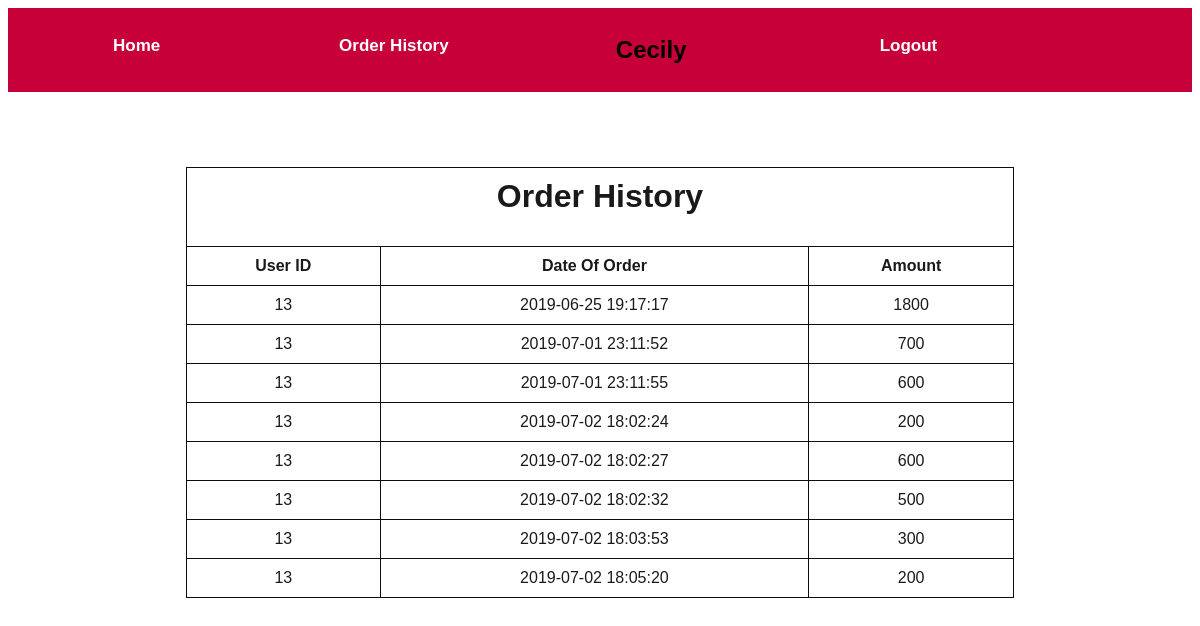
The app's page /orderHistory.php (signed in) with its own data.
### tables this page shows
CREATE TABLE `orders` (
  `id` int(100) NOT NULL,
  `user_id` int(100) NOT NULL,
  `date_created` datetime NOT NULL DEFAULT CURRENT_TIMESTAMP,
  `amount` varchar(100) NOT NULL,
  `status` varchar(100) NOT NULL DEFAULT '0'
);

### functions.php (called while the page is built, shortened)
<?php
   function Connection(){
     $servername="localhost";
	 $username="root";
	 $password="";
	 $dbname="foodtypes";
	 $conn=new mysqli($servername,$username,$password,$dbname);
	 return $conn;
  }
	 function viewData($sql){
		 $conn=Connection();
		 $result = $conn->query($sql) or die($conn->error);
		 $rowdata=array();
		 while($row=$result->fetch_assoc()){
			 $rowdata[]=$row;
		 }
		 return $rowdata;
	 }
?>

### orderHistory.php (the view, shortened to what this page needs)
<html>
<head>
		  </head>
		  <body>
		  <?php
   $userName= $_SESSION["username"];
   ?>
<div id="navigation">
      <a href="CartN.php"><b>Home</a><b>
	  <a href="orderHistory.php"><b>Order History</a><b>
	   <a href="#"><b> <?php echo"<div style='text-align:center;font-size:24px;font-weight:bold;color:black;'>$userName</div>"; ?></a><b>
      <a href="logout.php"><b>Logout</a><b>
</div>
<table align="center">
      <tr>
	  <br><br><br><br><br>
	        <td id="head" colspan="4"><h1>Order History</h1></td>
	  </tr>
      <tr>
	       <th>User ID</th>
	       <th>Date Of Order</th>
		   <th>Amount</th>
	  </tr>
<?php
require('functions.php');
   $userId= $_SESSION["id"];
$sql ="SELECT user_id,date_created,amount FROM orders Where user_id='$userId'";
	$row=viewData($sql);
	$rowLength=count($row);
	for($i=0;$i<$rowLength;$i++){
		$user_id= $row[$i]["user_id"];
		$date =$row[$i]["date_created"];
        $amt=$row[$i]["amount"];
		echo"<tr>
		       <td>$user_id</td>
		       <td>$date</td>
			   <td>$amt</td>
			   </tr>";
	}
?>
</table>
<br>
</body>
</html>

### orderHistory.php (style rules this page uses)
body { font-family:sans-serif; font-size:11px; }
table { width:70%; }
table,th,td { border:1px solid black; border-collapse:collapse; opacity:0.95; }
th,td { padding:10px; text-align:center; }
#navigation { width: 100%; background-color: #C70039; overflow: auto; }
#navigation a { float: left; padding:28px; color: white; text-decoration: none; font-size: 17px; width: 17%; text-align: center; }

### records on screen
orders: user "13", date_created "2019-06-25 19:17:17", amount "1800"
orders: user "13", date_created "2019-07-01 23:11:52", amount "700"
orders: user "13", date_created "2019-07-01 23:11:55", amount "600"
orders: user "13", date_created "2019-07-02 18:02:24", amount "200"
orders: user "13", date_created "2019-07-02 18:02:27", amount "600"
orders: user "13", date_created "2019-07-02 18:02:32", amount "500"
orders: user "13", date_created "2019-07-02 18:03:53", amount "300"
orders: user "13", date_created "2019-07-02 18:05:20", amount "200"

### other values on screen
$userName "Cecily"
